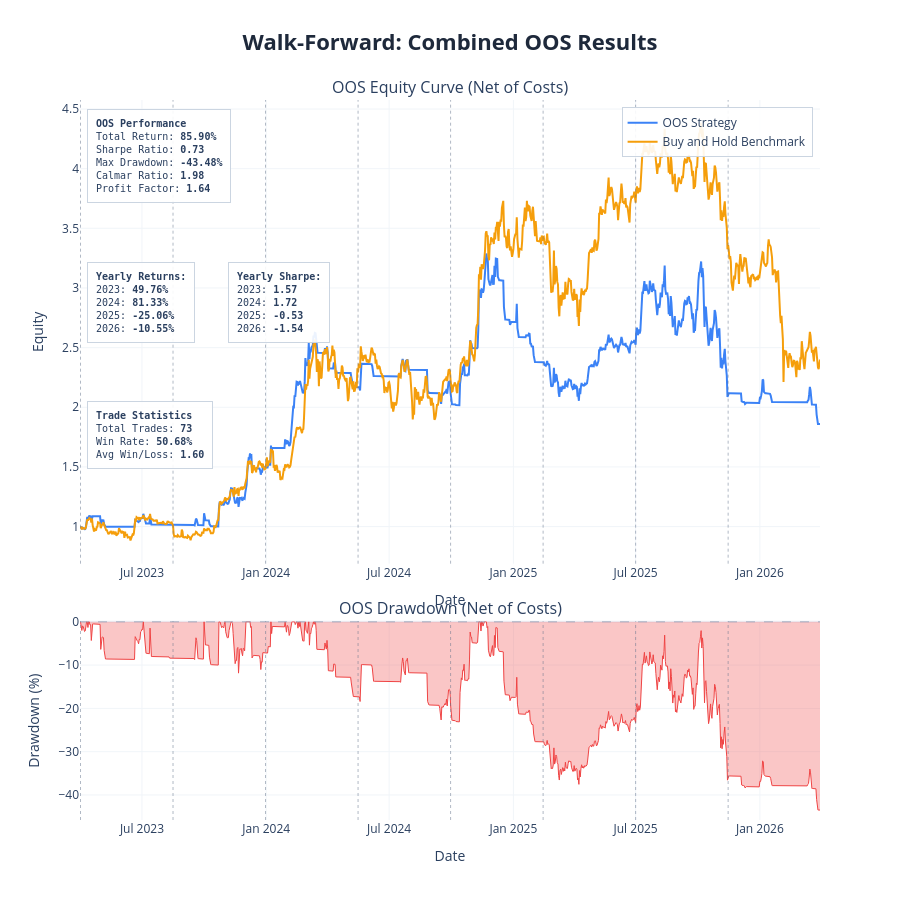

Notebook cell for this chart:
### Markdown cell above
---
## Results Charts and Cost Stress Test

| Parameter | Description | Default |
|---|---|---|
| `show_fold_perf` | IS vs OOS bars for return, Sharpe, drawdown per fold | `False` |
| `show_param_evol` | Parameter evolution across folds with ±1 std bands | `False` |
| `show_oos_equity` | Combined OOS equity curve + drawdown with fold boundaries | `True` |
| `show_trades` | Overlay entry/exit markers on OOS equity chart | `False` |
| `benchmark_data` | DataFrame with `Close` column for buy & hold comparison | `None` |
| `save_html_dir` | Directory path to save charts as HTML files, or `None` | `None` |

**Cost Stress Test:** re-run the combined OOS backtest at 1×, 1.5×, 2×, 3× the base cost. Fragile strategies collapse; robust ones degrade gradually.

### Code cell
plot_walk_forward_results(
    results          = results,
    param_defs       = PARAM_DEFS,
    fixed_params     = FIXED_PARAMS,
    benchmark_data   = df,
    show             = True,
    save_html_dir    = None,
    show_fold_perf   = False,   # IS vs OOS bars by fold
    show_param_evol  = False,   # parameter evolution across folds
    show_oos_equity  = True,   # combined OOS equity curve
    show_trades      = False,  # trade markers on OOS equity chart
)

# ── transaction cost stress test ──────────────────────────────────────────

if results['oos_combined_df'] is not None:
    cost_df = cost_stress_test(
        oos_combined_df  = results['oos_combined_df'],
        cost_multipliers = (1.0, 1.5, 2.0, 3.0),
        base_cost        = COST,
    )
else:
    print('No combined OOS dataframe — skip cost stress test')

### Figure 1 — Plotly figure (JSON) as saved in the notebook; plotly's stock layout.template omitted (floating-point values rounded to 4 significant figures; data arrays with more than 128 entries replaced by an {"elided": "..."} marker saying what was removed)
{"data": [{"hovertemplate": "<b>OOS Strategy</b><br>Date: %{x}<br>Equity: %{y:.4f}<extra></extra>", "line": {"color": "#3b82f6", "width": 2}, "mode": "lines", "name": "OOS Strategy", "type": "scatter", "x": {"elided": "1096 str values"}, "xaxis": "x", "y": {"elided": "1096 float values"}, "yaxis": "y"}, {"hovertemplate": "<b>Buy and Hold Benchmark</b><br>Date: %{x}<br>Equity: %{y:.4f}<extra></extra>", "line": {"color": "#f59e0b", "width": 2}, "mode": "lines", "name": "Buy and Hold Benchmark", "type": "scatter", "x": {"elided": "1096 str values"}, "xaxis": "x", "y": {"elided": "1096 float values"}, "yaxis": "y"}, {"fill": "tozeroy", "fillcolor": "rgba(239, 68, 68, 0.3)", "hovertemplate": "<b>Drawdown</b><br>Date: %{x}<br>%{y:.2f}%<extra></extra>", "line": {"color": "#ef4444", "width": 1}, "mode": "lines", "name": "Drawdown", "showlegend": false, "type": "scatter", "x": {"elided": "1096 str values"}, "xaxis": "x2", "y": {"elided": "1096 float values"}, "yaxis": "y2"}], "layout": {"annotations": [{"font": {"size": 16}, "showarrow": false, "text": "OOS Equity Curve (Net of Costs)", "x": 0.5, "xanchor": "center", "xref": "paper", "y": 1, "yanchor": "bottom", "yref": "paper"}, {"font": {"size": 16}, "showarrow": false, "text": "OOS Drawdown (Net of Costs)", "x": 0.5, "xanchor": "center", "xref": "paper", "y": 0.276, "yanchor": "bottom", "yref": "paper"}, {"align": "left", "bgcolor": "rgba(255, 255, 255, 0.9)", "bordercolor": "#cbd5e1", "borderpad": 8, "borderwidth": 1, "font": {"family": "monospace", "size": 10}, "showarrow": false, "text": "<b>OOS Performance</b><br>Total Return: <b>85.90%</b><br>Sharpe Ratio: <b>0.73</b><br>Max Drawdown: <b>-43.48%</b><br>Calmar Ratio: <b>1.98</b><br>Profit Factor: <b>1.64</b>", "x": 0.01, "xanchor": "left", "xref": "x domain", "y": 0.98, "yanchor": "top", "yref": "y domain"}, {"align": "left", "bgcolor": "rgba(255, 255, 255, 0.9)", "bordercolor": "#cbd5e1", "borderpad": 8, "borderwidth": 1, "font": {"family": "monospace", "size": 10}, "showarrow": false, "text": "<b>Yearly Returns:</b><br>2023: <b>49.76%</b><br>2024: <b>81.33%</b><br>2025: <b>-25.06%</b><br>2026: <b>-10.55%</b><br>", "x": 0.01, "xanchor": "left", "xref": "x domain", "y": 0.65, "yanchor": "top", "yref": "y domain"}, {"align": "left", "bgcolor": "rgba(255, 255, 255, 0.9)", "bordercolor": "#cbd5e1", "borderpad": 8, "borderwidth": 1, "font": {"family": "monospace", "size": 10}, "showarrow": false, "text": "<b>Yearly Sharpe:</b><br>2023: <b>1.57</b><br>2024: <b>1.72</b><br>2025: <b>-0.53</b><br>2026: <b>-1.54</b><br>", "x": 0.2, "xanchor": "left", "xref": "x domain", "y": 0.65, "yanchor": "top", "yref": "y domain"}, {"align": "left", "bgcolor": "rgba(255, 255, 255, 0.9)", "bordercolor": "#cbd5e1", "borderpad": 8, "borderwidth": 1, "font": {"family": "monospace", "size": 10}, "showarrow": false, "text": "<b>Trade Statistics</b><br>Total Trades: <b>73</b><br>Win Rate: <b>50.68%</b><br>Avg Win/Loss: <b>1.60</b>", "x": 0.01, "xanchor": "left", "xref": "x domain", "y": 0.35, "yanchor": "top", "yref": "y domain"}], "height": 900, "hovermode": "x unified", "legend": {"bgcolor": "rgba(255, 255, 255, 0.9)", "bordercolor": "#cbd5e1", "borderwidth": 1, "x": 0.99, "xanchor": "right", "y": 0.99, "yanchor": "top"}, "shapes": [{"line": {"color": "#94a3b8", "dash": "dash", "width": 1}, "type": "line", "x0": 0, "x1": 1, "xref": "x2 domain", "y0": 0, "y1": 0, "yref": "y2"}, {"line": {"color": "rgba(100,116,139,0.5)", "dash": "dot", "width": 1}, "type": "line", "x0": "2023-04-01 00:00:00", "x1": "2023-04-01 00:00:00", "xref": "x", "y0": 0, "y1": 1, "yref": "y domain"}, {"line": {"color": "rgba(100,116,139,0.5)", "dash": "dot", "width": 1}, "type": "line", "x0": "2023-04-01 00:00:00", "x1": "2023-04-01 00:00:00", "xref": "x2", "y0": 0, "y1": 1, "yref": "y2 domain"}, {"line": {"color": "rgba(100,116,139,0.5)", "dash": "dot", "width": 1}, "type": "line", "x0": "2023-08-16 00:00:00", "x1": "2023-08-16 00:00:00", "xref": "x", "y0": 0, "y1": 1, "yref": "y domain"}, {"line": {"color": "rgba(100,116,139,0.5)", "dash": "dot", "width": 1}, "type": "line", "x0": "2023-08-16 00:00:00", "x1": "2023-08-16 00:00:00", "xref": "x2", "y0": 0, "y1": 1, "yref": "y2 domain"}, {"line": {"color": "rgba(100,116,139,0.5)", "dash": "dot", "width": 1}, "type": "line", "x0": "2023-12-31 00:00:00", "x1": "2023-12-31 00:00:00", "xref": "x", "y0": 0, "y1": 1, "yref": "y domain"}, {"line": {"color": "rgba(100,116,139,0.5)", "dash": "dot", "width": 1}, "type": "line", "x0": "2023-12-31 00:00:00", "x1": "2023-12-31 00:00:00", "xref": "x2", "y0": 0, "y1": 1, "yref": "y2 domain"}, {"line": {"color": "rgba(100,116,139,0.5)", "dash": "dot", "width": 1}, "type": "line", "x0": "2024-05-16 00:00:00", "x1": "2024-05-16 00:00:00", "xref": "x", "y0": 0, "y1": 1, "yref": "y domain"}, {"line": {"color": "rgba(100,116,139,0.5)", "dash": "dot", "width": 1}, "type": "line", "x0": "2024-05-16 00:00:00", "x1": "2024-05-16 00:00:00", "xref": "x2", "y0": 0, "y1": 1, "yref": "y2 domain"}, {"line": {"color": "rgba(100,116,139,0.5)", "dash": "dot", "width": 1}, "type": "line", "x0": "2024-09-30 00:00:00", "x1": "2024-09-30 00:00:00", "xref": "x", "y0": 0, "y1": 1, "yref": "y domain"}, {"line": {"color": "rgba(100,116,139,0.5)", "dash": "dot", "width": 1}, "type": "line", "x0": "2024-09-30 00:00:00", "x1": "2024-09-30 00:00:00", "xref": "x2", "y0": 0, "y1": 1, "yref": "y2 domain"}, {"line": {"color": "rgba(100,116,139,0.5)", "dash": "dot", "width": 1}, "type": "line", "x0": "2025-02-14 00:00:00", "x1": "2025-02-14 00:00:00", "xref": "x", "y0": 0, "y1": 1, "yref": "y domain"}, {"line": {"color": "rgba(100,116,139,0.5)", "dash": "dot", "width": 1}, "type": "line", "x0": "2025-02-14 00:00:00", "x1": "2025-02-14 00:00:00", "xref": "x2", "y0": 0, "y1": 1, "yref": "y2 domain"}, {"line": {"color": "rgba(100,116,139,0.5)", "dash": "dot", "width": 1}, "type": "line", "x0": "2025-07-01 00:00:00", "x1": "2025-07-01 00:00:00", "xref": "x", "y0": 0, "y1": 1, "yref": "y domain"}, {"line": {"color": "rgba(100,116,139,0.5)", "dash": "dot", "width": 1}, "type": "line", "x0": "2025-07-01 00:00:00", "x1": "2025-07-01 00:00:00", "xref": "x2", "y0": 0, "y1": 1, "yref": "y2 domain"}, {"line": {"color": "rgba(100,116,139,0.5)", "dash": "dot", "width": 1}, "type": "line", "x0": "2025-11-15 00:00:00", "x1": "2025-11-15 00:00:00", "xref": "x", "y0": 0, "y1": 1, "yref": "y domain"}, {"line": {"color": "rgba(100,116,139,0.5)", "dash": "dot", "width": 1}, "type": "line", "x0": "2025-11-15 00:00:00", "x1": "2025-11-15 00:00:00", "xref": "x2", "y0": 0, "y1": 1, "yref": "y2 domain"}], "showlegend": true, "title": {"font": {"color": "#1E293B", "size": 22}, "text": "<b>Walk-Forward: Combined OOS Results</b>", "x": 0.5, "xanchor": "center"}, "xaxis": {"anchor": "y", "domain": [0, 1], "gridcolor": "#f1f5f9", "gridwidth": 1, "showgrid": true, "title": {"text": "Date"}}, "xaxis2": {"anchor": "y2", "domain": [0, 1], "gridcolor": "#f1f5f9", "gridwidth": 1, "showgrid": true, "title": {"text": "Date"}}, "yaxis": {"anchor": "x", "domain": [0.356, 1], "gridcolor": "#f1f5f9", "gridwidth": 1, "showgrid": true, "title": {"text": "Equity"}}, "yaxis2": {"anchor": "x2", "domain": [0, 0.276], "gridcolor": "#f1f5f9", "gridwidth": 1, "showgrid": true, "title": {"text": "Drawdown (%)"}}}}
